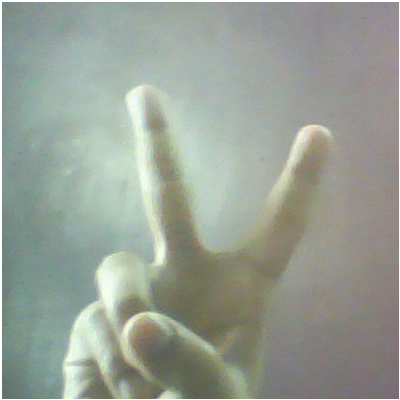
#> input picture firstplayergesture.png, 400 x 400 px
$ jupyter execute --allow-errors 'Untitled (1).ipynb'
#> lines starting #> are read from the running program, lines starting #| are printed output that depends on the picture; after the words box and inside, x2 and y2 are one past the last pixel; in counts of white or black regions, pixels touching at a corner belong together
[cell 1]
import cv2
import numpy as np
import matplotlib.pyplot as plt
import math
import time

[cell 2]
hand=cv2.imread('firstplayergesture.png')
#> hand is the input picture: shape (400, 400, 3); mean B, G, R 150.1, 159.9, 152.4

[cell 3]
cv2.imshow("hand",hand)
cv2.waitKey(0)
cv2.destroyAllWindows()

[cell 4]
hsv1=cv2.cvtColor(hand,cv2.COLOR_BGR2HSV)
#> hsv1: shape (400, 400, 3); mean H, S, V 59.1, 27, 161.9
lower_skin=np.array([0,30,60])
upper_skin=np.array([20,150,255])
first_binary=cv2.inRange(hsv1,lower_skin,upper_skin)#binary image for first player gesture
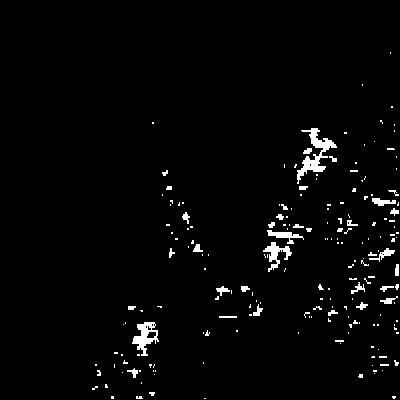
#> first_binary: shape (400, 400); 2.4% white; 195 white regions (158 under 20 px), largest, box (x1, y1, x2, y2) and area: (297, 128, 337, 184) 653, (132, 322, 159, 356) 422, (263, 242, 292, 272) 310
kernel=np.ones((3,3),np.uint8)
dilution1=cv2.dilate(first_binary,kernel,iterations=1)
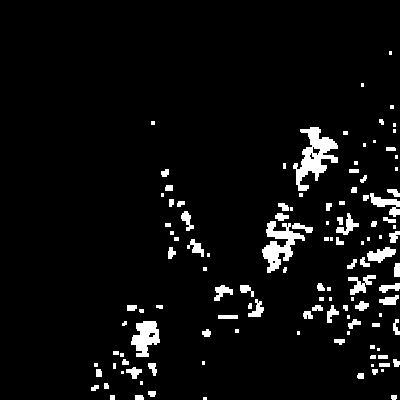
#> dilution1: shape (400, 400); 5.2% white; 122 white regions (44 under 20 px), largest, box (x1, y1, x2, y2) and area: (293, 127, 338, 191) 1231, (262, 221, 305, 273) 950, (131, 321, 160, 357) 652
erosion1=cv2.erode(dilution1,kernel,iterations=1)
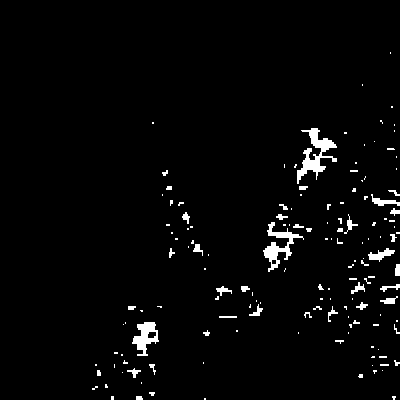
#> erosion1: shape (400, 400); 2.7% white; 148 white regions (105 under 20 px)
ret, thresh = cv2.threshold(erosion1, 127, 255,0)
contours,hierarchy = cv2.findContours(thresh,2,1)
#> contours = 150 contours, 127 with area under 20; largest, box (x1, y1, x2, y2) and area: (297, 128, 337, 184) 632, (263, 222, 304, 272) 494, (132, 322, 159, 356) 446, (368, 248, 395, 262) 133, (371, 194, 400, 206) 102
cnt = contours[0]
#> cnt = [[204, 398], [204, 399], [205, 399], [205, 398]]

hull = cv2.convexHull(cnt,returnPoints = False)
#> hull = [3, 2, 1, 0]
defects = cv2.convexityDefects(cnt,hull)

#> (the rest of this cell did not finish here and is left out)

[cell 5]
cv2.imshow("hand",)
cv2.waitKey(0)
cv2.destroyAllWindows()

[cell 6]
ret1,the1=cv2.threshold(erosion1,70,255,cv2.THRESH_BINARY)
cv2.imshow('threshold',the1)
contours, hierarchy = cv2.findContours(the1, cv2.RETR_TREE, cv2.CHAIN_APPROX_SIMPLE)
cnt = contours[4]
#> cnt = contour of 9 points, box (x1, y1, x2, y2) (149, 392, 155, 396), area 10
cv2.drawContours(hand,contours, -1, (0,255,0), 3)
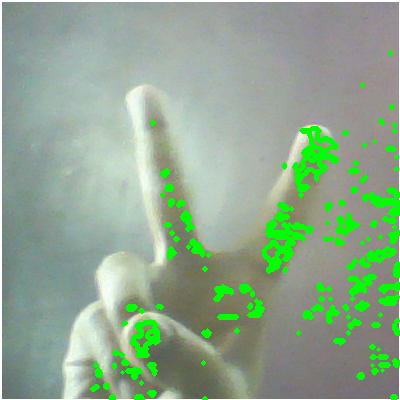
#> hand: shape (400, 400, 3); 6.51% of pixels changed, all inside (x1, y1, x2, y2) = (90, 50, 400, 400)
cv2.imshow('hand',hand)
hull = cv2.convexHull(cnt,returnPoints = False)
#> hull = [8, 7, 5, 4, 1, 0]
defects = cv2.convexityDefects(cnt,hull)
#> defects = [[1, 4, 2, 181], [5, 7, 6, 114]]
print(type(defects))
#| <class 'numpy.ndarray'>
cv2.waitKey(0)
cv2.destroyAllWindows()

#> (a cell that did not finish here is left out)

[cell 8]
import cv2
import numpy as np
import math

[cell 9]
img=cv2.imread('firstplayergesture.png')
hsv1=cv2.cvtColor(img,cv2.COLOR_BGR2HSV)
lower_skin=np.array([0,30,60])
upper_skin=np.array([20,150,255])
binary=cv2.inRange(hsv1,lower_skin,upper_skin)
ret1,the=cv2.threshold(binary,70,255,cv2.THRESH_BINARY)
contours,hierchy=cv2.findContours(the.copy(),cv2.RETR_TREE,cv2.CHAIN_APPROX_SIMPLE)
#> contours = 204 contours, 180 with area under 20; largest, box (x1, y1, x2, y2) and area: (297, 128, 337, 184) 522, (132, 322, 159, 356) 408, (263, 242, 292, 272) 232, (267, 230, 304, 244) 144, (372, 198, 396, 206) 86
max_area = -1
for i in range(len(contours)):
            area = cv2.contourArea(contours[i])
            if area>max_area:
                cnt = contours[i]
                max_area = area
#> this loop made 204 passes
#> (area, max_area) on passes 19, 51, 197: (32, 32), (408.5, 408.5), (522, 522)
#> area on pass 52: 56.5
#> after the loop, cnt = contour of 166 points, box (x1, y1, x2, y2) (297, 128, 337, 184), area 522; max_area = 522

cnt = cv2.approxPolyDP(cnt,0.01*cv2.arcLength(cnt,True),True)
#> cnt = contour of 25 points, box (x1, y1, x2, y2) (297, 128, 337, 184), area 549
hull=cv2.convexHull(cnt,returnPoints=False)
#> hull = [20, 14, 13, 11, 10, 1, 0]
print(hull)
#| [[20]
#|  [14]
#|  [13]
#|  [11]
#|  [10]
#|  [ 1]
#|  [ 0]]
defects=cv2.convexityDefects(cnt,hull)
#> defects = [[20, 0, 24, 1991], [1, 10, 4, 6088], [11, 13, 12, 2123], [14, 20, 18, 2682]]
print(defects)
#| [[[  20    0   24 1991]]
#|  [[   1   10    4 6088]]
#|  [[  11   13   12 2123]]
#|  [[  14   20   18 2682]]]
for i in range(defects.shape[0]):
    s,e,f,d = defects[i,0]
    start = tuple(cnt[s][0])
    end = tuple(cnt[e][0])
    far = tuple(cnt[f][0])
    cv2.line(img,start,end,[0,255,0],2)
    cv2.circle(img,far,5,[0,0,255],-1)
#> this loop made 4 passes
#> (s, e, f, d, start, end, far) on passes 1 to 4: (20, 0, 24, 1991, (336, 147), (317, 128), (318, 140)), (1, 10, 4, 6088, (301, 130), (297, 170), (323, 149)), (11, 13, 12, 2123, (297, 183), (322, 171), (307, 169)), (14, 20, 18, 2682, (325, 166), (336, 147), (321, 152))
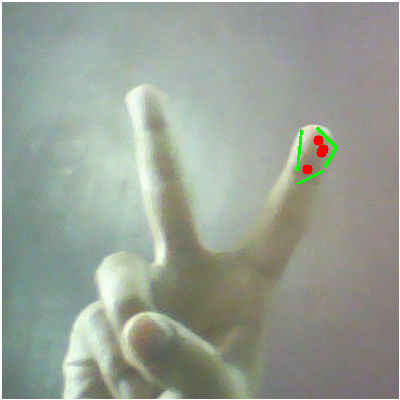
#> img: shape (400, 400, 3); 0.41% of pixels changed, all inside (x1, y1, x2, y2) = (296, 127, 338, 185)

cv2.imshow('img',img)
cv2.waitKey(0)
cv2.destroyAllWindows()

#cv2.imshow('binary',the)
#cv2.waitKey(0)
#cv2.destroyAllWindows()

[cell 10]
img=cv2.imread('firstplayergesture.png')
hsv1=cv2.cvtColor(img,cv2.COLOR_BGR2HSV)
lower_skin=np.array([0,30,60])
upper_skin=np.array([20,150,255])
binary=cv2.inRange(hsv1,lower_skin,upper_skin)
ret1,the=cv2.threshold(binary,70,255,cv2.THRESH_BINARY)
cv2.imshow("thresholded_image",the)
contours,hierchy=cv2.findContours(the.copy(),cv2.RETR_TREE,cv2.CHAIN_APPROX_SIMPLE)
max_area = -1
for i in range(len(contours)):
            area = cv2.contourArea(contours[i])
            if area>max_area:
                cnt = contours[i]
                max_area = area
#> after the loop, cnt = contour of 166 points, box (x1, y1, x2, y2) (297, 128, 337, 184), area 522; max_area = 522

cnt = cv2.approxPolyDP(cnt,0.01*cv2.arcLength(cnt,True),True)
#> cnt = contour of 25 points, box (x1, y1, x2, y2) (297, 128, 337, 184), area 549
cv2.drawContours(img, cnt, 0, (0, 255, 0), 3)
#> img: shape (400, 400, 3); 0.01% of pixels changed, all inside (x1, y1, x2, y2) = (315, 126, 320, 131)
cv2.imshow("contoured_image",img)
hull=cv2.convexHull(cnt,returnPoints=False)
print(hull)
#| [[20]
#|  [14]
#|  [13]
#|  [11]
#|  [10]
#|  [ 1]
#|  [ 0]]
defects=cv2.convexityDefects(cnt,hull)
count_defects=0
for i in range(defects.shape[0]):
                s, e, f, d = defects[i, 0]
                start = tuple(cnt[s][0])
                end = tuple(cnt[e][0])
                far = tuple(cnt[f][0])
                #If the angle of hand is changed
                a = math.sqrt((end[0] - start[0]) ** 2 + (end[1] - start[1]) ** 2)
                b = math.sqrt((far[0] - start[0]) ** 2 + (far[1] - start[1]) ** 2)
                c = math.sqrt((end[0] - far[0]) ** 2 + (end[1] - far[1]) ** 2)
                angle = (math.acos((b ** 2 + c ** 2 - a ** 2) / (2 * b * c)) * 180) / 3.14

                if angle <= 90:
                    count_defects += 1
                    cv2.circle(img, far, 1, [0, 0, 255], -1)
                    cv2.line(img, start, end, [0, 255, 0], 2)
#> this loop made 4 passes
#> (s, e, f, d, start, end, far, a) on passes 1 to 4: (20, 0, 24, 1991, (336, 147), (317, 128), (318, 140), 26.87), (1, 10, 4, 6088, (301, 130), (297, 170), (323, 149), 40.2), (11, 13, 12, 2123, (297, 183), (322, 171), (307, 169), 27.73), (14, 20, 18, 2682, (325, 166), (336, 147), (321, 152), 21.95)
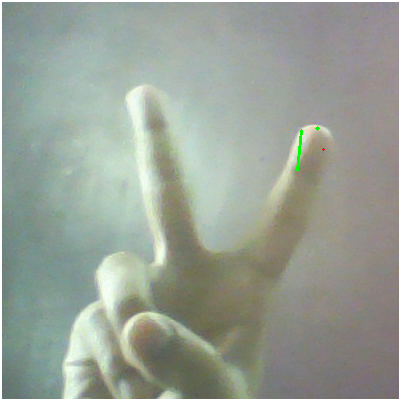
#> img: shape (400, 400, 3); mean B, G, R 149.9, 159.9, 152.2
#> after the loop, count_defects = 1

cv2.imshow('image',img)

print(count_defects)
#| 1
cv2.waitKey(0)
#> Out = 27

$ run again, with secondplayergesture.png copied over firstplayergesture.png
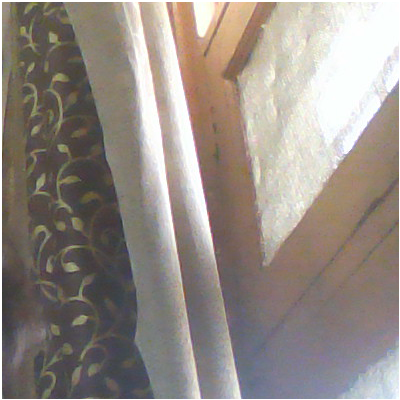
#> input picture secondplayergesture.png, 400 x 400 px
#> hand is the input picture: shape (400, 400, 3); mean B, G, R 133.3, 140.1, 148.9
#> hsv1: shape (400, 400, 3); mean H, S, V 52.2, 37.5, 151.2
#> `first_binary=cv2.inRange(hsv1,lower_skin,upper_skin)#binary image for ..`:
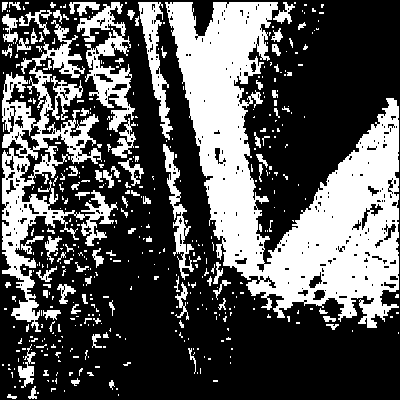
#> first_binary: shape (400, 400); 34.3% white; 457 white regions (360 under 20 px), largest, box (x1, y1, x2, y2) and area: (165, 2, 399, 328) 31928, (2, 20, 118, 332) 9797, (77, 2, 135, 132) 2704
#> dilution1: shape (400, 400); 48.2% white; 144 white regions (60 under 20 px), largest, box (x1, y1, x2, y2) and area: (126, 1, 400, 331) 43515, (1, 1, 152, 337) 26869, (15, 335, 49, 400) 931
#> erosion1: shape (400, 400); 37.9% white; 251 white regions (192 under 20 px)
#> `contours,hierarchy = cv2.findContours(thresh,2,1)`: contours = 349 contours, 242 with area under 20; largest, box (x1, y1, x2, y2) and area: (165, 2, 400, 330) 34517, (2, 2, 118, 334) 16618, (69, 2, 144, 196) 4596, (135, 2, 173, 142) 1610, (163, 144, 201, 280) 1185
#> `cnt = contours[0]`: cnt = [[118, 394], [118, 395]]
#> `hull = cv2.convexHull(cnt,returnPoints = False)`: hull = [1, 0]
#> `cnt = contours[4]`: cnt = [[51, 388], [51, 391], [51, 390], [52, 389], [55, 389], [55, 388]]
#> `hull = cv2.convexHull(cnt,returnPoints = False)`: hull = [5, 4, 1, 0]
#> `defects = cv2.convexityDefects(cnt,hull)`: defects = [[1, 4, 3, 343]]
#| <class 'numpy.ndarray'>
#> `contours,hierchy=cv2.findContours(the.copy(),cv2.RETR_TREE,cv2.CHAIN_A..`: contours = 811 contours, 694 with area under 20; largest, box (x1, y1, x2, y2) and area: (165, 2, 399, 328) 32446, (2, 20, 118, 332) 9580, (77, 2, 135, 132) 2508, (138, 2, 173, 140) 1398, (163, 144, 194, 280) 919
#> the loop `for i in range(len(contours)):` made 811 passes
#> (area, max_area) on passes 7, 59, 335, 450, 569: (40, 40), (227, 227), (919, 919), (9580.5, 9580.5), (32446.5, 32446.5)
#> after the loop `for i in range(len(contours)):`: cnt = contour of 1422 points, box (x1, y1, x2, y2) (165, 2, 399, 328), area 32446; max_area = 32446.5
#> `cnt = cv2.approxPolyDP(cnt,0.01*cv2.arcLength(cnt,True),True)`: cnt = contour of 11 points, box (x1, y1, x2, y2) (165, 2, 397, 328), area 29976
#> `hull=cv2.convexHull(cnt,returnPoints=False)`: hull = [8, 5, 4, 2, 1, 0]
#| [[8]
#|  [5]
#|  [4]
#|  [2]
#|  [1]
#|  [0]]
#> `defects=cv2.convexityDefects(cnt,hull)`: defects = [[8, 0, 10, 8704], [2, 4, 3, 7893], [5, 8, 6, 53891]]
#| [[[    8     0    10  8704]]
#|  [[    2     4     3  7893]]
#|  [[    5     8     6 53891]]]
#> the loop `for i in range(defects.shape[0]):` made 3 passes
#> (s, e, f, d, start, end, far) on passes 1 to 3: (8, 0, 10, 8704, (277, 2), (165, 2), (204, 36)), (2, 4, 3, 7893, (277, 317), (376, 327), (366, 295)), (5, 8, 6, 53891, (396, 100), (277, 2), (264, 264))
#> after the loop `for i in range(len(contours)):`: cnt = contour of 1422 points, box (x1, y1, x2, y2) (165, 2, 399, 328), area 32446; max_area = 32446.5
#> `cnt = cv2.approxPolyDP(cnt,0.01*cv2.arcLength(cnt,True),True)`: cnt = contour of 11 points, box (x1, y1, x2, y2) (165, 2, 397, 328), area 29976
#| [[8]
#|  [5]
#|  [4]
#|  [2]
#|  [1]
#|  [0]]
#> the loop `for i in range(defects.shape[0]):` made 3 passes
#> (s, e, f, d, start, end, far, a) on passes 1 to 3: (8, 0, 10, 8704, (277, 2), (165, 2), (204, 36), 112), (2, 4, 3, 7893, (277, 317), (376, 327), (366, 295), 99.5), (5, 8, 6, 53891, (396, 100), (277, 2), (264, 264), 154.2)
#> after the loop `for i in range(defects.shape[0]):`:
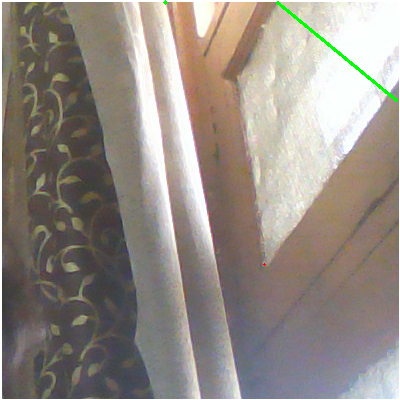
#> img: shape (400, 400, 3); mean B, G, R 132.6, 140.1, 148.1
#> after the loop `for i in range(defects.shape[0]):`: count_defects = 1
#| 1
#> Out = 27
